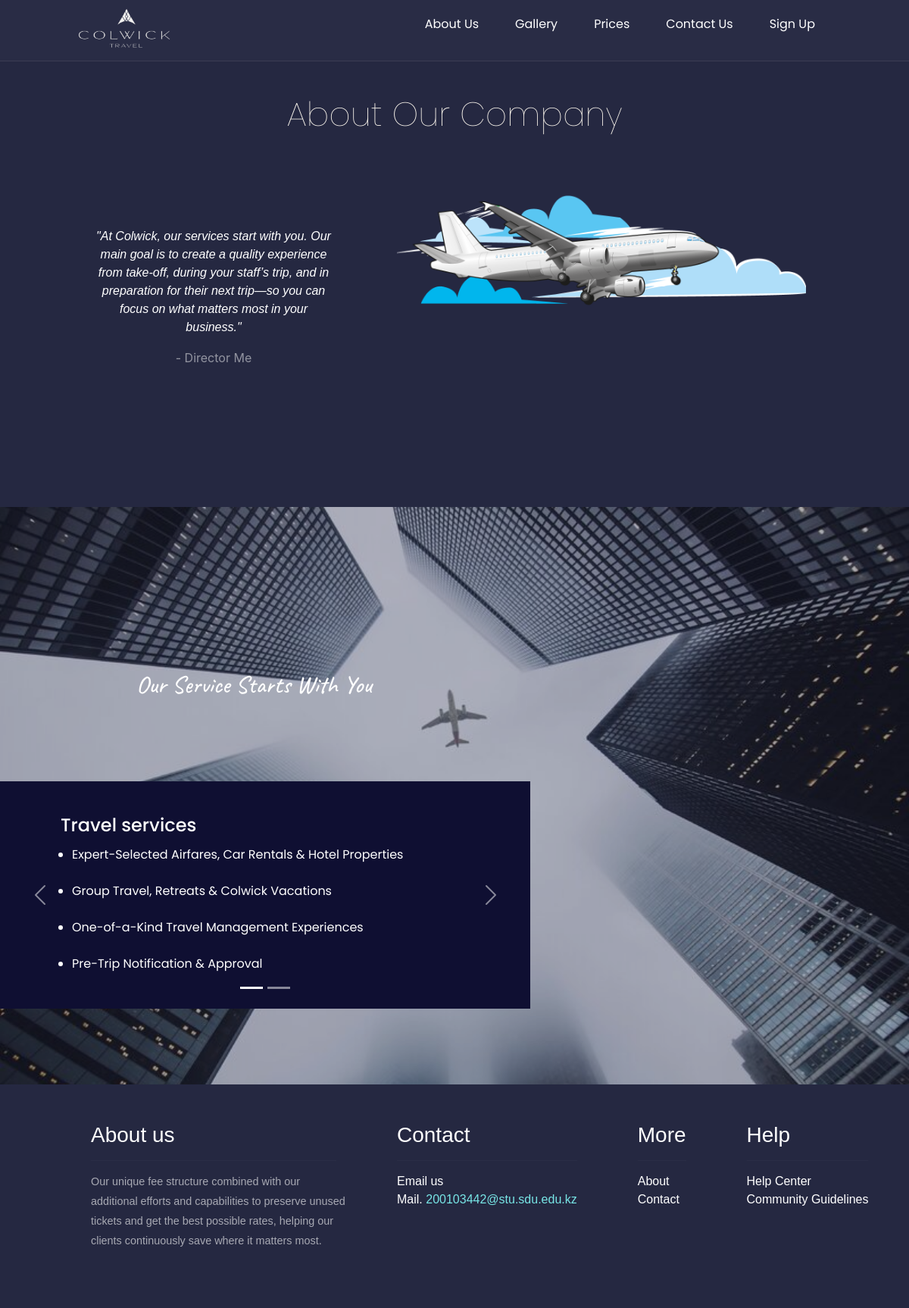
/about, run on the app's committed database.
### posts/models.py (models this page shows, shortened)
class Service(models.Model):
    service=models.CharField(max_length=125)

### posts/views.py (the view)
# urls.py: path('about', views.about, name='about'),
def about(request):
    service= Service.objects.all()
    second=Second.objects.all()
    return render(request,'posts/about.html',{'service':service, 'second':second})

### posts/templates/posts/about.html (shortened to what this page needs)
{%load static%}
<!DOCTYPE html>
<html lang="en">
<head>
    <link href="https://cdn.jsdelivr.net/npm/bootstrap@5.0.2/dist/css/bootstrap.min.css" rel="stylesheet">
    <link rel="stylesheet" href="{% static 'posts/css/kstyle.css'%}">
</head>
<body>
    <header>
        <div class="logo">
            <a href="{%url 'homepage'%}"><img src="{%static 'posts/images/logo_travel.png'%}" alt="logo_travel"></a>
        </div>
        <div class="menu">
            <ul>
                <li><a href="{%url 'about'%}">About Us</a></li>
                <li><a href="{%url 'gallery'%}">Gallery</a></li>
                <li><a href="{%url 'prices'%}">Prices</a></li>
                <li><a href="{%url 'contactus'%}">Contact Us</a></li>
                <li><a href="{%url 'signup'%}">Sign Up</a></li>
            </ul>
        </div>
    </header>
	<h1 class="a-bout-h1">About Our Company</h1>
	<div class="a-block">
		<div class="a-bout-citata">
			<p class="a-citata"><i>"At Colwick, our services start with you. Our main goal is to create a quality experience from take-off, during your staff’s trip, and in preparation for their next trip—so you can focus on what matters most in your business."</i></p>
			<p style="color: rgba(255, 255, 255, 0.5); font-family: hurme_no2-webfont,-apple-system,BlinkMacSystemFont,sans-serif; margin-top: 5px;">- Director Me
			</p>
		</div>
		<div class="a-image" >
	   		<img src="{% static 'posts/images/—Pngtree—comercial air plane_3711718.png'%}">
		</div>
	</div>
	<div class="a-arasy"></div>
	<div class="a-ortasy-back">
	<div class="a-ortasy">
		<div class="a-ortasy-zhazu"><h2>Our Service Starts With You</h2></div>
		<div class="a-square">
			<div class="d-flex ">
		            <div id="carouselExampleIndicators" class="carousel slide" data-bs-ride="carousel">
		                <ol class="carousel-indicators">
		                    <li data-bs-target="#carouselExampleIndicators" data-bs-slide-to="0" class="active"></li>
		                    <li data-bs-target="#carouselExampleIndicators" data-bs-slide-to="1"></li>
		                </ol>
		                <div class="carousel-inner">
		                    <div class="carousel-item active">
		                        <div class="d-block w-100">
		                        	<div class="a-levi">
										<h4>Travel services</h4>
                                        {%for i in service%}
										<ul>
											<li>{{i.service}}</li>
										</ul>
                                        {%endfor%}
									</div>
		                        </div>
		                    </div>
		                <a class="carousel-control-prev" href="#carouselExampleIndicators" role="button" data-bs-slide="prev">
		                    <span class="carousel-control-prev-icon" aria-hidden="true"></span>
		                </a>
		                <a class="carousel-control-next" href="#carouselExampleIndicators" role="button" data-bs-slide="next">
		                    <span class="carousel-control-next-icon" aria-hidden="true"></span>
		                </a>
		            </div>
		        </div>
			</div>
		</div></div>
	</div>
	<footer class="a-footer">
    <div class="a-about">
        <div class="a_title">
            <h3>About us</h3>
            <hr>
        </div>
        <div class="a-flexim">
            <ul class="a-content">
                <li><p class="a-info">Our unique fee structure combined with our additional efforts and capabilities to preserve unused tickets and get the best possible rates, helping our clients continuously save where it matters most.</p></li>
            </ul>
        </div>
    </div>
    <div class="a-contact">
        <div class="a-contact-us">
            <h3>Contact</h3>
            <hr>
        </div>
        <ul class="a-contact-content">
            <li>
                <a href="mailto:200103442@stu.sdu.edu.kz?subject=Reaching%20Out&body=How%20are%20you">Email us</a>
            </li>
            <li>Mail.
                <a href="mailto:200103442@stu.sdu.edu.kz" style="color: rgb(120, 230, 230);">200103442@stu.sdu.edu.kz</a>
            </li>
        </ul>
    </div>
     <div class="a-more">
        <div class="a-more-info">
            <h3>More</h3>
            <hr>
        </div>
        <ul class="a-more-content">
            <li><a href="about.html">About</a></li>
            <li><a href="contact.html">Contact</a></li>
        </ul>
     </div>
     <div class="a-help">
        <div class="a-help-info">
            <h3>Help</h3>
            <hr>
        </div>
        <ul class="a-help-content">
            <li><a href="#">Help Center</a></li>
            <li><a href="{%url 'admin:index'%}">Community Guidelines</a></li>
        </ul>
     </div>
</footer>
</body>
</html>

### posts/static/posts/css/kstyle.css (style rules this page uses)
* { margin: 0; outline: none; box-sizing: border-box; }
body { background-color: #292C45; font-family: 'Poppins', sans-serif; }
header { display: flex; justify-content: space-between; align-items: center; padding: 10px 100px; border-bottom: 1px solid hsla(0, 0%, 100%, 0.082); }
header .logo img { width: 100%; height: 60px; }
.menu ul { display: flex; list-style: none; }
.menu li a { color: rgb(255, 255, 255); text-decoration: none; margin: 0 24px; }
.a_title { color: rgb(255, 255, 255) }
.a_title hr, .a-contact hr, .a-help hr, .a-more-info hr { height: 1px; border-width:0; background-color:rgba(255, 255, 255, 0.1); margin-bottom: 15px; }
.a-content p { font-size: 90%; line-height: 1.8; }
.a-footer { display: flex; flex-wrap: wrap; column-gap: 80px; grid-row-gap: 30px; color: rgb(255, 255, 255); margin: 0px; padding-left: 10%; padding-top: 50px; padding-bottom: 5%; font-family: OpenSans,Arial,sans-serif; background-color: rgb(37, 40, 65); }
.a-content .a-info { color: rgba(255, 255, 255, 0.6); }
.a-contact { color: rgb(255, 255, 255); }
.a-contact-content a, .a-help-content a, .a-more-content a { text-decoration-line: none; color: rgb(255, 255, 255); font-family: Source Sans Pro,Arial,sans-serif; }
.a-about { width: 30%; }
.a-content p { width: 105%; }
.a-footer ul { list-style-type: none; padding: 0; }
.a-bout-h1 { display: block; text-align: center; font-size: 44px; font-weight: 10; color: floralwhite; padding-bottom: 44px; padding-top: 44px; background-color: rgb(37, 40, 65); margin: 0; }
.a-bout-citata { color: rgb(255, 255, 255); font-weight: 50px; display: block; width: 30%; text-align: center; padding-top: 5%; padding-bottom: 25px; }
.a-block { display: flex; flex-wrap: wrap; color: rgb(255, 255, 255); margin: 0px; padding-left: 10%; font-family: OpenSans,Arial,sans-serif; background-color: rgb(37, 40, 65); padding-top: 2%; padding-bottom: 2%; column-gap: 80px; grid-row-gap: 30px; }
.a-image { display: block; width: 50%; }
.a-image img { width: 100%; }
.a-square { margin-top: 100px; background-color: rgba(15, 15, 50); width: 700px; }
.a-pravi ul, .a-levi ul { padding-left: 15px; }
.a-levi, .a-pravi { color: #ffff; font-weight: 60%; line-height: 2; padding: 80px; padding-top: 44px; padding-bottom: 44px; width: 700px; height: 300px; }
.d-flex { width: 700px; }
.a-ortasy-zhazu { color: rgb(255, 255, 255); margin-top: 18%; margin-left: 15%; font-family: 'Caveat', cursive; }
.a-ortasy { display: flex; flex-flow: wrap; column-gap: 150px; grid-row-gap: 0px; background-color: rgba(0, 5, 40, 0.3); padding-bottom: 100px; }
.a-arasy { padding: 5%; background-color: rgb(37, 40, 65); }
.a-ortasy-back { background-image: url(images/pexels-austin-zhang-2441844.jpg); background-size: 100%; }

### data on the page
Service: service "Expert-Selected Airfares, Car Rentals & Hotel Properties"
Service: service "Group Travel, Retreats & Colwick Vacations"
Service: service "One-of-a-Kind Travel Management Experiences"
Service: service "Pre-Trip Notification & Approval"
